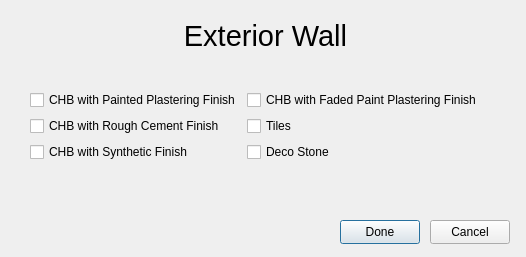
<?xml version="1.0" encoding="UTF-8"?>
<ui version="4.0">
 <class>Dialog</class>
 <widget class="QDialog" name="Dialog">
  <property name="geometry">
   <rect>
    <x>0</x>
    <y>0</y>
    <width>526</width>
    <height>257</height>
   </rect>
  </property>
  <property name="windowTitle">
   <string>Dialog</string>
  </property>
  <widget class="QPushButton" name="done_button">
   <property name="geometry">
    <rect>
     <x>340</x>
     <y>220</y>
     <width>80</width>
     <height>24</height>
    </rect>
   </property>
   <property name="text">
    <string>Done</string>
   </property>
  </widget>
  <widget class="QPushButton" name="cancel_button">
   <property name="geometry">
    <rect>
     <x>430</x>
     <y>220</y>
     <width>80</width>
     <height>24</height>
    </rect>
   </property>
   <property name="text">
    <string>Cancel</string>
   </property>
  </widget>
  <widget class="QLabel" name="material_label">
   <property name="geometry">
    <rect>
     <x>130</x>
     <y>20</y>
     <width>271</width>
     <height>31</height>
    </rect>
   </property>
   <property name="font">
    <font>
     <pointsize>22</pointsize>
    </font>
   </property>
   <property name="text">
    <string>Exterior Wall</string>
   </property>
   <property name="alignment">
    <set>Qt::AlignCenter</set>
   </property>
  </widget>
  <widget class="QWidget" name="formLayoutWidget">
   <property name="geometry">
    <rect>
     <x>30</x>
     <y>90</y>
     <width>461</width>
     <height>80</height>
    </rect>
   </property>
   <layout class="QFormLayout" name="formLayout">
    <item row="0" column="0">
     <widget class="QCheckBox" name="CHB_w_painted_plastering">
      <property name="text">
       <string>CHB with Painted Plastering Finish</string>
      </property>
     </widget>
    </item>
    <item row="1" column="0">
     <widget class="QCheckBox" name="CHB_w_rough_cement">
      <property name="text">
       <string>CHB with Rough Cement Finish</string>
      </property>
     </widget>
    </item>
    <item row="0" column="1">
     <widget class="QCheckBox" name="CHB_w_faded_paint_plastering">
      <property name="text">
       <string>CHB with Faded Paint Plastering Finish</string>
      </property>
     </widget>
    </item>
    <item row="1" column="1">
     <widget class="QCheckBox" name="tiles">
      <property name="text">
       <string>Tiles</string>
      </property>
     </widget>
    </item>
    <item row="2" column="1">
     <widget class="QCheckBox" name="deco_stone">
      <property name="text">
       <string>Deco Stone</string>
      </property>
     </widget>
    </item>
    <item row="2" column="0">
     <widget class="QCheckBox" name="CHB_w_synthetic">
      <property name="text">
       <string>CHB with Synthetic Finish</string>
      </property>
     </widget>
    </item>
   </layout>
  </widget>
 </widget>
 <resources/>
 <connections>
  <connection>
   <sender>cancel_button</sender>
   <signal>clicked()</signal>
   <receiver>Dialog</receiver>
   <slot>reject()</slot>
   <hints>
    <hint type="sourcelabel">
     <x>474</x>
     <y>228</y>
    </hint>
    <hint type="destinationlabel">
     <x>487</x>
     <y>172</y>
    </hint>
   </hints>
  </connection>
  <connection>
   <sender>done_button</sender>
   <signal>clicked()</signal>
   <receiver>Dialog</receiver>
   <slot>accept()</slot>
   <hints>
    <hint type="sourcelabel">
     <x>382</x>
     <y>228</y>
    </hint>
    <hint type="destinationlabel">
     <x>401</x>
     <y>179</y>
    </hint>
   </hints>
  </connection>
 </connections>
</ui>
